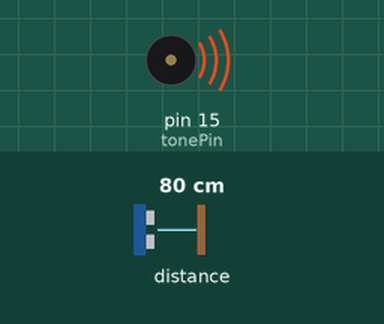
Simulated run of this sketch. Board: Arduino Uno, built with avr-gcc and run on an emulated ATmega328P. Parts: buzzer (waves = sounding). Wiring (inferred from the names in the program): ultrasonic range finder: trigger pin 2; echo pin 0. Inputs (shaded band) come from the test bench; at power-on: distance to the obstacle 80 cm. The echo pulse lasts 58.3 µs per cm; what the sketch prints to the serial monitor is not drawn.

Above: at 0.1 s.
Timing chart, 0 to 1.6 s (numbered marks = the images above):
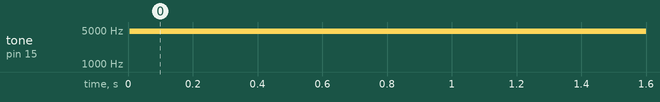

The sketch:

sonar_to_buzzer_2.ino
```cpp
// defines pins numbers
const int trigPin = 2;  //D4
const int echoPin = 0;  //D3
const int tonePin = 15;

// defines variables
long duration;
int distance;
int pitch;

void setup() {
pinMode(trigPin, OUTPUT); // Sets the trigPin as an Output
pinMode(echoPin, INPUT); // Sets the echoPin as an Input
Serial.begin(115200); // Starts the serial communication
}

void loop() {
// Clears the trigPin
digitalWrite(trigPin, LOW);
delayMicroseconds(2);

// Sets the trigPin on HIGH state for 10 micro seconds
digitalWrite(trigPin, HIGH);
delayMicroseconds(10);
digitalWrite(trigPin, LOW);

// Reads the echoPin, returns the sound wave travel time in microseconds
duration = pulseIn(echoPin, HIGH);

// Calculating the distance
distance= duration*0.034/2;
// Prints the distance on the Serial Monitor
Serial.print("Distance: ");
Serial.println(distance);
//pitch = map(distance, 1, 150, 10000, 1000);
pitch = log(distance+1)/log(100)*5000;
tone(tonePin, pitch);
delay(500);
}
```

Measured:
- by itself, tone on pin 15 (tonePin): silent → 4744 Hz at 0.01 s
